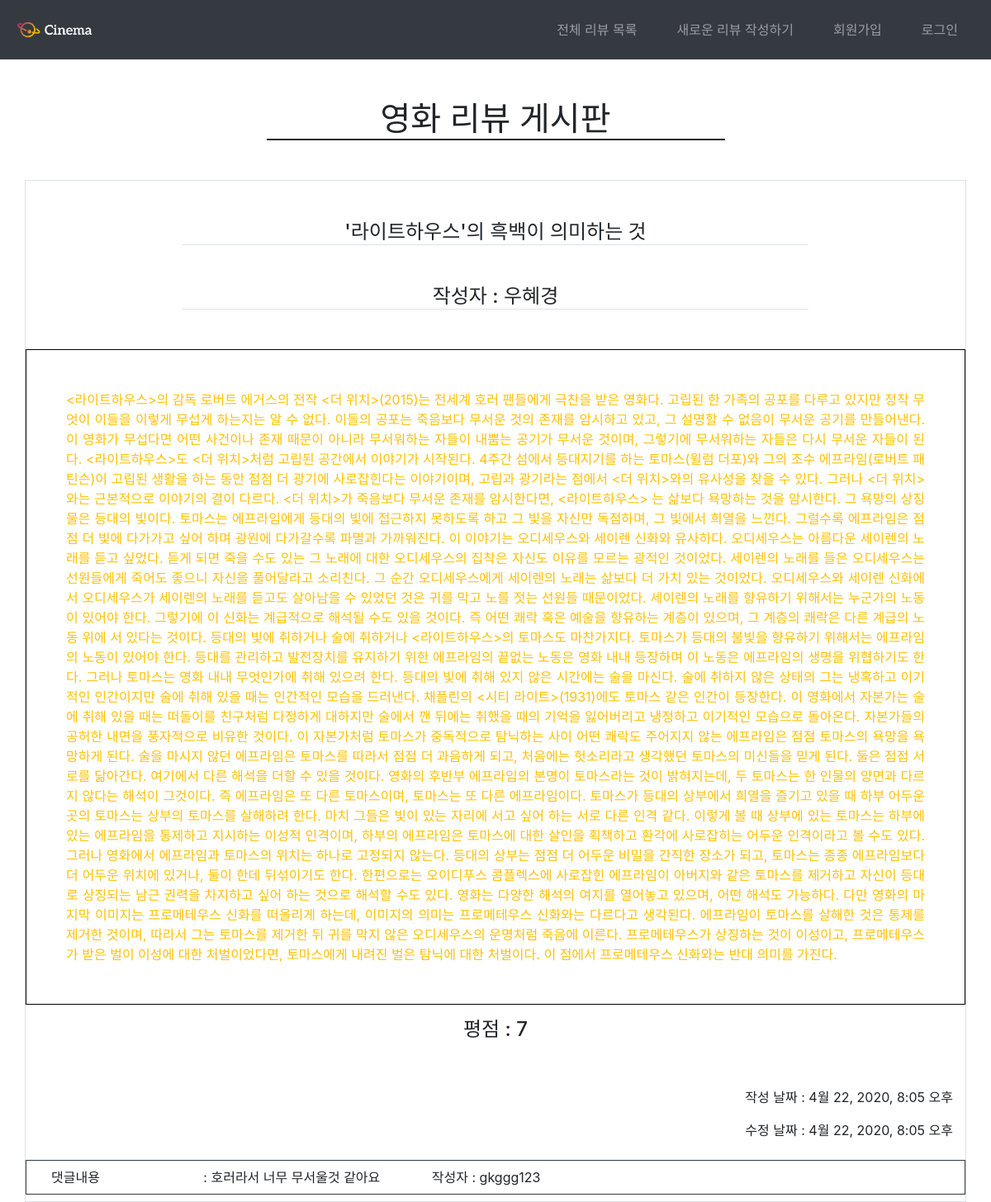
Screenshot of /community/10/ with the database file from the repository.
### community/models.py (models this page shows)
class Review(models.Model):
    title=models.CharField(max_length=100)
    movie_title=models.CharField(max_length=30)
    rank=models.IntegerField(default=0)
    content=models.TextField()
    created_at=models.DateTimeField(auto_now_add=True)
    updated_at=models.DateTimeField(auto_now=True)
    user=models.ForeignKey(settings.AUTH_USER_MODEL,on_delete=models.CASCADE)

class Comment(models.Model):
    user=models.ForeignKey(settings.AUTH_USER_MODEL,on_delete=models.CASCADE)
    review=models.ForeignKey(Review,on_delete=models.CASCADE)
    content=models.CharField(max_length=200)
    created_at=models.DateTimeField(auto_now_add=True)
    updated_at=models.DateTimeField(auto_now=True)

### community/views.py (the view)
# urls.py: path('<int:review_id>/',views.review_detail,name='review_detail'),
def review_detail(request,review_id):
    review=get_object_or_404(Review,id=review_id)
    form=CommentForm()
    context={
        'review':review,
        'form':form,
    }
    return render(request,'community/review_detail.html',context)

### community/templates/community/review_detail.html (shortened to what this page needs)
{% extends 'base.html' %}
{% block body %}
    <div class="text-center h1 col-6 offset-3 mt-5 mb-5" style="border-bottom: 2px solid">영화 리뷰 게시판</div>
    <div class="row justify-content-center border">
        <div class="h4 text-center border-bottom col-8 offset-2 my-5 mx-0 px-0">{{ review.title }}</div>
        <div class="h4 text-center border-bottom col-8 offset-2 mb-5 mx-0 px-0">작성자 : {{ review.user }}</div>
        <p class="col-12 text-justify py-5 px-5 text-warning" style=" border:solid 1px black;font-size:1rem">
            {{review.content}}
        </p>
        <div class="col-12 h4 text-center">
            평점 : {{ review.rank }}
        </div>
        <div class="offset-4 col-8 text-right mt-5">
           <p> 작성 날짜 : {{ review.created_at}} </p>
        </div>
        <div class="offset-4 col-8 text-right">
           <p> 수정 날짜 : {{ review.updated_at}} </p>
        </div>
{% for comment in review.comment_set.all %}
    <div class="border border-dark col-12 row my-2">
    <div class="col-2 py-2">댓글내용</div> <div class="col-3 py-2">: {{comment.content}}</div>
    <div class="col-3 py-2">작성자 : {{comment.user.username}}</div>
    <div class="col-4 py-2">
    </div>
    </div>
{% endfor %}
{% endblock %}

### rows the page displays
Review: title "'라이트하우스'의 흑백이 의미하는 것", user "우혜경", content "<라이트하우스>의 감독 로버트 에거스의 전작 <더 위치>(2015)는 전세계 호러 팬들에게 극찬을 받은 영화다. 고립된 한 가족의 공포를 다루고 있지만 정작 무엇이 이들을 이렇게 무섭게 하는지는 알 수 없다. 이들의 공포는 죽음보다 무서운 것의 존재를 암시하고 있고, 그 설명할 수 없음이 무서운 공기를 만들어낸다. 이 영화가 무섭다면 어떤 사건이나 존재 때문이 아니라 무서워하는 자들이 내뿜는 공기가 무서운 것이며, 그렇기에 무서워하는 자들은 다시 무서운 자들이 된다. <라이트하우스>도 <더 위치>처럼 고립된 공간에서 이야기가 시작된다. 4주간 섬에서 등대지기를 하는 토마스(윌럼 더포)와 그의 조수 에프라임(로버트 패틴슨)이 고립된 생활을 하는 동안 점점 더 광기에 사로잡힌다는 이야기이며, 고립과 광기라는 점에서 <더 위치>와의 유사성을 찾을 수 있다. 그러나 <더 위치>와는 근본적으로 이야기의 결이 다르다. <더 위치>가 죽음보다 무서운 존재를 암시한다면, <라이트하우스> 는 삶보다 욕망하는 것을 암시한다. 그 욕망의 상징물은 등대의 빛이다. 토마스는 에프라임에게 등대의 빛에 접근하지 못하도록 하고 그 빛을 자신만 독점하며, 그 빛에서 희열을 느낀다. 그럴수록 에프라임은 점점 더 빛에 다가가고 싶어 하며 광원에 다가갈수록 파멸과 가까워진다. 이 이야기는 오디세우스와 세이렌 신화와 유사하다. 오디세우스는 아름다운 세이렌의 노래를 듣고…", rank "7", created_at "4월 22, 2020, 8:05 오후", updated_at "4월 22, 2020, 8:05 오후"
Comment: content "호러라서 너무 무서울것 같아요", user.username "gkggg123"
